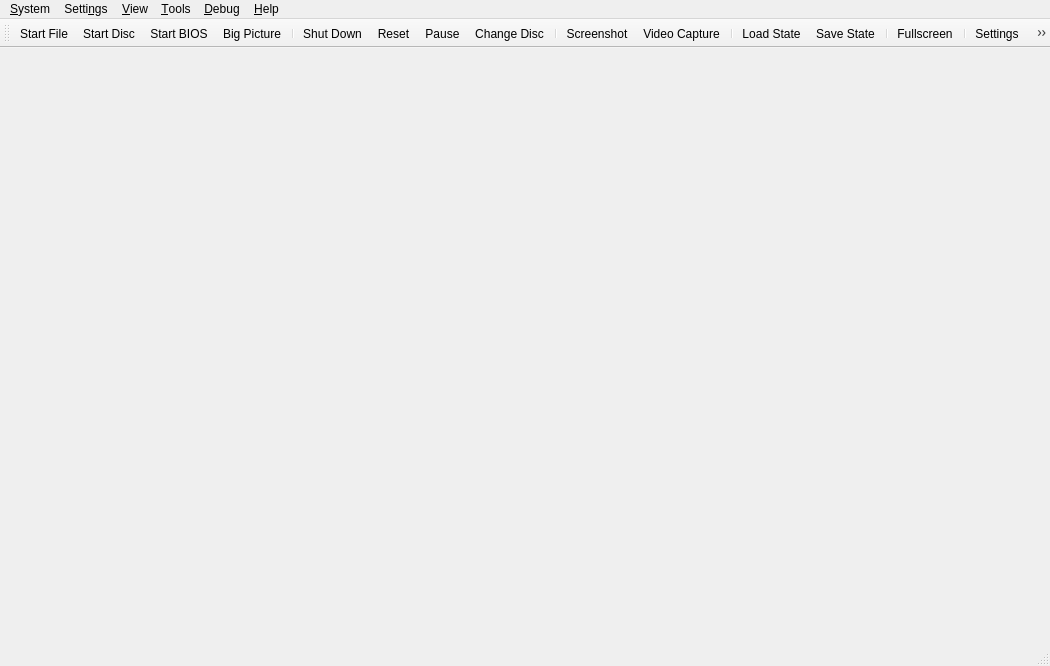
<?xml version="1.0" encoding="UTF-8"?>
<ui version="4.0">
 <class>MainWindow</class>
 <widget class="QMainWindow" name="MainWindow">
  <property name="geometry">
   <rect>
    <x>0</x>
    <y>0</y>
    <width>1050</width>
    <height>666</height>
   </rect>
  </property>
  <property name="acceptDrops">
   <bool>true</bool>
  </property>
  <property name="windowTitle">
   <string>PCSX2</string>
  </property>
  <property name="windowIcon">
   <iconset>
    <normalon>:/icons/AppIcon64.png</normalon>
   </iconset>
  </property>
  <property name="unifiedTitleAndToolBarOnMac">
   <bool>true</bool>
  </property>
  <widget class="QStackedWidget" name="mainContainer"/>
  <widget class="QMenuBar" name="menuBar">
   <property name="geometry">
    <rect>
     <x>0</x>
     <y>0</y>
     <width>1050</width>
     <height>27</height>
    </rect>
   </property>
   <widget class="QMenu" name="menuSystem">
    <property name="title">
     <string>&amp;System</string>
    </property>
    <widget class="QMenu" name="menuChangeDisc">
     <property name="title">
      <string>&amp;Change Disc</string>
     </property>
     <property name="icon">
      <iconset theme="disc-eject-line"/>
     </property>
     <actiongroup name="actionGroupChangeDiscSubImages"/>
     <addaction name="actionChangeDiscFromFile"/>
     <addaction name="actionChangeDiscFromDevice"/>
     <addaction name="actionChangeDiscFromGameList"/>
     <addaction name="actionRemoveDisc"/>
     <addaction name="separator"/>
    </widget>
    <widget class="QMenu" name="menuLoadState">
     <property name="title">
      <string>&amp;Load State</string>
     </property>
     <property name="icon">
      <iconset theme="floppy-out-line"/>
     </property>
    </widget>
    <widget class="QMenu" name="menuSaveState">
     <property name="title">
      <string>Sa&amp;ve State</string>
     </property>
     <property name="icon">
      <iconset theme="floppy-in-line"/>
     </property>
    </widget>
    <addaction name="actionStartFile"/>
    <addaction name="actionStartOneDrive"/>
    <addaction name="actionStartDisc"/>
    <addaction name="actionStartBios"/>
    <addaction name="actionStartFullscreenUI"/>
    <addaction name="separator"/>
    <addaction name="actionPowerOff"/>
    <addaction name="actionPowerOffWithoutSaving"/>
    <addaction name="actionReset"/>
    <addaction name="actionPause"/>
    <addaction name="menuChangeDisc"/>
    <addaction name="separator"/>
    <addaction name="actionScreenshot"/>
    <addaction name="actionVideoCapture"/>
    <addaction name="separator"/>
    <addaction name="menuLoadState"/>
    <addaction name="menuSaveState"/>
    <addaction name="separator"/>
    <addaction name="actionSettings"/> <!-- Please consult with macOS users before removing -->
    <addaction name="actionExit"/>
   </widget>
   <widget class="QMenu" name="menuSettings">
    <property name="title">
     <string>Setti&amp;ngs</string>
    </property>
    <addaction name="actionViewGameProperties"/>
    <addaction name="separator"/>
    <addaction name="actionInterfaceSettings"/>
    <addaction name="actionGameListSettings"/>
    <addaction name="actionBIOSSettings"/>
    <addaction name="actionEmulationSettings"/>
    <addaction name="actionGraphicsSettings"/>
    <addaction name="actionAudioSettings"/>
    <addaction name="actionMemoryCardSettings"/>
    <addaction name="actionDEV9Settings"/>
    <addaction name="actionFolderSettings"/>
    <addaction name="actionAchievementSettings"/>
    <addaction name="actionControllerSettings"/>
    <addaction name="actionHotkeySettings"/>
    <addaction name="separator"/>
    <addaction name="actionAddGameDirectory"/>
    <addaction name="actionScanForNewGames"/>
    <addaction name="actionRescanAllGames"/>
   </widget>
   <widget class="QMenu" name="menuHelp">
    <property name="title">
     <string>&amp;Help</string>
    </property>
    <addaction name="actionGitHubRepository"/>
    <addaction name="actionSupportForums"/>
    <addaction name="actionWiki"/>
    <addaction name="actionDocumentation"/>
    <addaction name="actionDiscordServer"/>
    <addaction name="separator"/>
    <addaction name="actionCheckForUpdates"/>
    <addaction name="separator"/>
    <addaction name="actionAboutQt"/>
    <addaction name="actionAbout"/>
   </widget>
   <widget class="QMenu" name="menuDebug">
    <property name="title">
     <string>&amp;Debug</string>
    </property>
    <widget class="QMenu" name="menuDebugSwitchRenderer">
     <property name="title">
      <string>&amp;Switch Renderer</string>
     </property>
     <property name="icon">
      <iconset theme="brush-line"/>
     </property>
    </widget>
    <addaction name="menuDebugSwitchRenderer"/>
    <addaction name="separator"/>
    <addaction name="actionDebugger"/>
    <addaction name="separator"/>
    <addaction name="actionEnableLogTimestamps"/>
    <addaction name="separator"/>
    <addaction name="actionEnableEEConsoleLogging"/>
    <addaction name="actionEnableIOPConsoleLogging"/>
    <addaction name="actionEnableCDVDVerboseReads"/>
   </widget>
   <widget class="QMenu" name="menuView">
    <property name="title">
     <string>&amp;View</string>
    </property>
    <widget class="QMenu" name="menuWindowSize">
     <property name="title">
      <string>&amp;Window Size</string>
     </property>
     <property name="icon">
      <iconset theme="window-2-line"/>
     </property>
    </widget>
    <addaction name="actionViewToolbar"/>
    <addaction name="actionViewLockToolbar"/>
    <addaction name="actionViewStatusBar"/>
    <addaction name="actionViewStatusBarVerbose"/>
    <addaction name="separator"/>
    <addaction name="actionViewGameList"/>
    <addaction name="actionViewGameGrid"/>
    <addaction name="actionViewSystemDisplay"/>
    <addaction name="separator"/>
    <addaction name="actionFullscreen"/>
    <addaction name="menuWindowSize"/>
    <addaction name="separator"/>
    <addaction name="actionGridViewShowTitles"/>
    <addaction name="actionGridViewZoomIn"/>
    <addaction name="actionGridViewZoomOut"/>
    <addaction name="actionGridViewRefreshCovers"/>
   </widget>
   <widget class="QMenu" name="menuTools">
    <property name="title">
     <string>&amp;Tools</string>
    </property>
    <widget class="QMenu" name="menuInputRecording">
     <property name="title">
      <string>&amp;Input Recording</string>
     </property>
     <property name="icon">
      <iconset theme="keyboard-line"/>
     </property>
     <addaction name="actionInputRecNew"/>
     <addaction name="actionInputRecPlay"/>
     <addaction name="actionInputRecStop"/>
     <addaction name="separator"/>
     <addaction name="actionInputRecOpenViewer"/>
     <addaction name="separator"/>
     <addaction name="actionInputRecConsoleLogs"/>
     <addaction name="actionInputRecControllerLogs"/>
    </widget>
    <addaction name="actionOpenDataDirectory"/>
    <addaction name="actionCoverDownloader"/>
    <addaction name="actionToggleSoftwareRendering"/>
    <addaction name="separator"/>
    <addaction name="actionEditCheats"/>
    <addaction name="actionEditPatches"/>
    <addaction name="actionReloadPatches"/>
    <addaction name="separator"/>
    <addaction name="menuInputRecording"/>
    <addaction name="separator"/>
    <addaction name="actionEnableSystemConsole"/>
    <addaction name="actionEnableDebugConsole"/>
    <addaction name="actionEnableLogWindow"/>
    <addaction name="actionEnableFileLogging"/>
    <addaction name="actionEnableVerboseLogging"/>
    <addaction name="separator"/>
    <addaction name="actionShowAdvancedSettings"/>
    <addaction name="actionSaveBlockDump"/>
    <addaction name="actionSaveGSDump"/>
   </widget>
   <addaction name="menuSystem"/>
   <addaction name="menuSettings"/>
   <addaction name="menuView"/>
   <addaction name="menuTools"/>
   <addaction name="menuDebug"/>
   <addaction name="menuHelp"/>
  </widget>
  <widget class="QToolBar" name="toolBar">
   <property name="visible">
    <bool>true</bool>
   </property>
   <property name="windowTitle">
    <string>Toolbar</string>
   </property>
   <property name="iconSize">
    <size>
     <width>32</width>
     <height>32</height>
    </size>
   </property>
   <property name="toolButtonStyle">
    <enum>Qt::ToolButtonStyle::ToolButtonTextUnderIcon</enum>
   </property>
   <attribute name="toolBarArea">
    <enum>TopToolBarArea</enum>
   </attribute>
   <attribute name="toolBarBreak">
    <bool>false</bool>
   </attribute>
   <addaction name="actionToolbarStartFile"/>
   <addaction name="actionToolbarStartDisc"/>
   <addaction name="actionToolbarStartBios"/>
   <addaction name="actionToolbarStartFullscreenUI"/>
   <addaction name="separator"/>
   <addaction name="actionToolbarPowerOff"/>
   <addaction name="actionToolbarReset"/>
   <addaction name="actionToolbarPause"/>
   <addaction name="actionToolbarChangeDisc"/>
   <addaction name="separator"/>
   <addaction name="actionToolbarScreenshot"/>
   <addaction name="actionVideoCapture"/>
   <addaction name="separator"/>
   <addaction name="actionToolbarLoadState"/>
   <addaction name="actionToolbarSaveState"/>
   <addaction name="separator"/>
   <addaction name="actionToolbarFullscreen"/>
   <addaction name="separator"/>
   <addaction name="actionToolbarSettings"/>
   <addaction name="actionToolbarControllerSettings"/>
  </widget>
  <widget class="QStatusBar" name="statusBar"/>
  <action name="actionStartFile">
   <property name="icon">
    <iconset theme="file-line"/>
   </property>
   <property name="text">
    <string>Start &amp;File...</string>
   </property>
  </action>
  <action name="actionToolbarStartFile">
   <property name="icon">
    <iconset theme="file-line"/>
   </property>
   <property name="text">
    <string comment="In Toolbar">Start File</string>
   </property>
  </action>
  <action name="actionStartOneDrive">
   <property name="icon">
    <iconset theme="cloud-line"/>
   </property>
   <property name="text">
    <string>Start &amp;OneDrive ISO...</string>
   </property>
   <property name="toolTip">
    <string>Stream an ISO file directly from OneDrive</string>
   </property>
  </action>
  <action name="actionStartDisc">
   <property name="icon">
    <iconset theme="disc-2-line"/>
   </property>
   <property name="text">
    <string>Start D&amp;isc...</string>
   </property>
  </action>
  <action name="actionToolbarStartDisc">
   <property name="icon">
    <iconset theme="disc-2-line"/>
   </property>
   <property name="text">
    <string comment="In Toolbar">Start Disc</string>
   </property>
  </action>
  <action name="actionStartBios">
   <property name="icon">
    <iconset theme="chip-line"/>
   </property>
   <property name="text">
    <string>Start &amp;BIOS</string>
   </property>
  </action>
  <action name="actionToolbarStartBios">
   <property name="icon">
    <iconset theme="chip-line"/>
   </property>
   <property name="text">
    <string comment="In Toolbar">Start BIOS</string>
   </property>
  </action>
  <action name="actionScanForNewGames">
   <property name="icon">
    <iconset theme="file-search-line"/>
   </property>
   <property name="text">
    <string>&amp;Scan For New Games</string>
   </property>
  </action>
  <action name="actionRescanAllGames">
   <property name="icon">
    <iconset theme="refresh-line"/>
   </property>
   <property name="text">
    <string>&amp;Rescan All Games</string>
   </property>
  </action>
  <action name="actionPowerOff">
   <property name="icon">
    <iconset theme="shut-down-line"/>
   </property>
   <property name="text">
    <string>Shut &amp;Down</string>
   </property>
  </action>
  <action name="actionToolbarPowerOff">
   <property name="icon">
    <iconset theme="shut-down-line"/>
   </property>
   <property name="text">
    <string comment="In Toolbar">Shut Down</string>
   </property>
  </action>
  <action name="actionPowerOffWithoutSaving">
   <property name="icon">
    <iconset theme="close-line"/>
   </property>
   <property name="text">
    <string>Shut Down &amp;Without Saving</string>
   </property>
  </action>
  <action name="actionReset">
   <property name="icon">
    <iconset theme="restart-line"/>
   </property>
   <property name="text">
    <string>&amp;Reset</string>
   </property>
  </action>
  <action name="actionToolbarReset">
   <property name="icon">
    <iconset theme="restart-line"/>
   </property>
   <property name="text">
    <string comment="In Toolbar">Reset</string>
   </property>
  </action>
  <action name="actionPause">
   <property name="checkable">
    <bool>true</bool>
   </property>
   <property name="icon">
    <iconset theme="pause-line"/>
   </property>
   <property name="text">
    <string>&amp;Pause</string>
   </property>
  </action>
  <action name="actionToolbarPause">
   <property name="checkable">
    <bool>true</bool>
   </property>
   <property name="icon">
    <iconset theme="pause-line"/>
   </property>
   <property name="text">
    <string comment="In Toolbar">Pause</string>
   </property>
  </action>
  <action name="actionToolbarLoadState">
   <property name="icon">
    <iconset theme="floppy-out-line"/>
   </property>
   <property name="text">
    <string comment="In Toolbar">Load State</string>
   </property>
  </action>
  <action name="actionToolbarSaveState">
   <property name="icon">
    <iconset theme="floppy-in-line"/>
   </property>
   <property name="text">
    <string comment="In Toolbar">Save State</string>
   </property>
  </action>
  <action name="actionExit">
   <property name="icon">
    <iconset theme="door-open-line"/>
   </property>
   <property name="text">
    <string>E&amp;xit</string>
   </property>
  </action>
  <action name="actionBIOSSettings">
   <property name="icon">
    <iconset theme="chip-line"/>
   </property>
   <property name="text">
    <string>&amp;BIOS</string>
   </property>
  </action>
  <action name="actionEmulationSettings">
   <property name="icon">
    <iconset theme="emulation-line"/>
   </property>
   <property name="text">
    <string>&amp;Emulation</string>
   </property>
  </action>
  <action name="actionControllerSettings">
   <property name="icon">
    <iconset theme="controller-line"/>
   </property>
   <property name="text">
    <string>&amp;Controllers</string>
   </property>
  </action>
  <action name="actionToolbarControllerSettings">
   <property name="icon">
    <iconset theme="controller-line"/>
   </property>
   <property name="text">
    <string comment="In Toolbar">Controllers</string>
   </property>
  </action>
  <action name="actionHotkeySettings">
   <property name="icon">
    <iconset theme="keyboard-line"/>
   </property>
   <property name="text">
    <string>&amp;Hotkeys</string>
   </property>
  </action>
  <action name="actionGraphicsSettings">
   <property name="icon">
    <iconset theme="image-fill"/>
   </property>
   <property name="text">
    <string>&amp;Graphics</string>
   </property>
  </action>
  <action name="actionAchievementSettings">
   <property name="icon">
    <iconset theme="trophy-line"/>
   </property>
   <property name="text">
    <string>Achie&amp;vements</string>
   </property>
  </action>
  <action name="actionPostProcessingSettings">
   <property name="text">
    <string>&amp;Post-Processing Settings...</string>
   </property>
  </action>
  <action name="actionFullscreen">
   <property name="icon">
    <iconset theme="fullscreen-line"/>
   </property>
   <property name="text">
    <string>&amp;Fullscreen</string>
   </property>
  </action>
  <action name="actionToolbarFullscreen">
   <property name="icon">
    <iconset theme="fullscreen-line"/>
   </property>
   <property name="text">
    <string comment="In Toolbar">Fullscreen</string>
   </property>
  </action>
  <action name="actionResolution_Scale">
   <property name="text">
    <string>Resolution Scale</string>
   </property>
  </action>
  <action name="actionGitHubRepository">
   <property name="icon">
    <iconset theme="github"/>
   </property>
   <property name="text">
    <string>&amp;GitHub Repository...</string>
   </property>
  </action>
  <action name="actionSupportForums">
   <property name="icon">
    <iconset theme="at"/>
   </property>
   <property name="text">
    <string>Support &amp;Forums...</string>
   </property>
  </action>
  <action name="actionWiki">
   <property name="icon">
    <iconset theme="book"/>
   </property>
   <property name="text">
    <string>PCSX2 &amp;Wiki...</string>
   </property>
  </action>
  <action name="actionDocumentation">
   <property name="icon">
    <iconset theme="booklet"/>
   </property>
   <property name="text">
    <string>D&amp;ocumentation...</string>
   </property>
  </action>
  <action name="actionDiscordServer">
   <property name="icon">
    <iconset theme="discord"/>
   </property>
   <property name="text">
    <string>&amp;Discord Server...</string>
   </property>
  </action>
  <action name="actionCheckForUpdates">
   <property name="icon">
    <iconset theme="download-2-line"/>
   </property>
   <property name="text">
    <string>Check for &amp;Updates...</string>
   </property>
  </action>
  <action name="actionAboutQt">
   <property name="icon">
    <iconset resource="resources/resources.qrc">
     <normaloff>:/icons/QT.png</normaloff>:/icons/QT.png</iconset>
   </property>
   <property name="text">
    <string>About &amp;Qt...</string>
   </property>
  </action>
  <action name="actionAbout">
   <property name="icon">
    <iconset resource="resources/resources.qrc">
     <normaloff>:/icons/AppIcon64.png</normaloff>:/icons/AppIcon64.png</iconset>
   </property>
   <property name="text">
    <string>&amp;About PCSX2...</string>
   </property>
  </action>
  <action name="actionToolbarChangeDisc">
   <property name="icon">
    <iconset theme="disc-eject-line"/>
   </property>
   <property name="text">
    <string comment="In Toolbar">Change Disc...</string>
   </property>
  </action>
  <action name="actionAudioSettings">
   <property name="icon">
    <iconset theme="volume-up-line"/>
   </property>
   <property name="text">
    <string>&amp;Audio</string>
   </property>
  </action>
  <action name="actionGameListSettings">
   <property name="icon">
    <iconset theme="folder-open-line"/>
   </property>
   <property name="text">
    <string>Game &amp;List</string>
   </property>
  </action>
  <action name="actionInterfaceSettings">
   <property name="icon">
    <iconset theme="interface-line"/>
   </property>
   <property name="text">
    <string>&amp;Interface</string>
   </property>
  </action>
  <action name="actionAddGameDirectory">
   <property name="icon">
    <iconset theme="folder-add-line"/>
   </property>
   <property name="text">
    <string>Add Game &amp;Directory...</string>
   </property>
  </action>
  <action name="actionSettings">
   <property name="icon">
    <iconset theme="settings-3-line"/>
   </property>
   <property name="text">
    <string>S&amp;ettings</string>
   </property>
   <property name="menuRole">
    <enum>QAction::MenuRole::PreferencesRole</enum>
   </property>
  </action>
  <action name="actionToolbarSettings">
   <property name="icon">
    <iconset theme="settings-3-line"/>
   </property>
   <property name="text">
    <string comment="In Toolbar">Settings</string>
   </property>
   <property name="menuRole">
    <enum>QAction::MenuRole::PreferencesRole</enum>
   </property>
  </action>
  <action name="actionChangeDiscFromFile">
   <property name="text">
    <string>&amp;From File...</string>
   </property>
  </action>
  <action name="actionChangeDiscFromDevice">
   <property name="text">
    <string>From &amp;Device...</string>
   </property>
  </action>
  <action name="actionChangeDiscFromGameList">
   <property name="text">
    <string>From &amp;Game List...</string>
   </property>
  </action>
  <action name="actionRemoveDisc">
   <property name="text">
    <string>&amp;Remove Disc</string>
   </property>
  </action>
  <action name="actionGlobal_State">
   <property name="text">
    <string>Global State</string>
   </property>
  </action>
  <action name="actionScreenshot">
   <property name="icon">
    <iconset theme="screenshot-2-line"/>
   </property>
   <property name="text">
    <string>&amp;Screenshot</string>
   </property>
  </action>
  <action name="actionToolbarScreenshot">
   <property name="icon">
    <iconset theme="screenshot-2-line"/>
   </property>
   <property name="text">
    <string comment="In Toolbar">Screenshot</string>
   </property>
  </action>
  <action name="actionMemoryCardSettings">
   <property name="icon">
    <iconset theme="memcard-line"/>
   </property>
   <property name="text">
    <string>&amp;Memory Cards</string>
   </property>
  </action>
  <action name="actionDEV9Settings">
   <property name="icon">
    <iconset theme="global-line"/>
   </property>
   <property name="text">
    <string>&amp;Network &amp;&amp; HDD</string>
   </property>
  </action>
  <action name="actionFolderSettings">
   <property name="icon">
    <iconset theme="folder-settings-line"/>
   </property>
   <property name="text">
    <string>&amp;Folders</string>
   </property>
  </action>
  <action name="actionViewToolbar">
   <property name="checkable">
    <bool>true</bool>
   </property>
   <property name="checked">
    <bool>true</bool>
   </property>
   <property name="text">
    <string>&amp;Toolbar</string>
   </property>
  </action>
  <action name="actionViewLockToolbar">
   <property name="checkable">
    <bool>true</bool>
   </property>
   <property name="checked">
    <bool>false</bool>
   </property>
   <property name="text">
    <string>Loc&amp;k Toolbar</string>
   </property>
  </action>
  <action name="actionViewStatusBar">
   <property name="checkable">
    <bool>true</bool>
   </property>
   <property name="checked">
    <bool>true</bool>
   </property>
   <property name="text">
    <string>&amp;Status Bar</string>
   </property>
  </action>
  <action name="actionViewStatusBarVerbose">
   <property name="checkable">
    <bool>true</bool>
   </property>
   <property name="checked">
    <bool>true</bool>
   </property>
   <property name="text">
    <string>&amp;Verbose Status</string>
   </property>
  </action>
  <action name="actionViewGameList">
   <property name="icon">
    <iconset theme="list-check"/>
   </property>
   <property name="text">
    <string>Game &amp;List</string>
   </property>
  </action>
  <action name="actionViewSystemDisplay">
   <property name="enabled">
    <bool>false</bool>
   </property>
   <property name="icon">
    <iconset theme="tv-2-line"/>
   </property>
   <property name="text">
    <string extracomment="This grayed-out at first option will become available while there is a game emulated and the game list is displayed over the actual emulation, to let users display the system emulation once more.">System &amp;Display</string>
   </property>
  </action>
  <action name="actionViewGameProperties">
   <property name="enabled">
    <bool>false</bool>
   </property>
   <property name="icon">
    <iconset theme="file-settings-line"/>
   </property>
   <property name="text">
    <string>Game &amp;Properties</string>
   </property>
  </action>
  <action name="actionViewGameGrid">
   <property name="icon">
    <iconset theme="function-line"/>
   </property>
   <property name="text">
    <string>Game &amp;Grid</string>
   </property>
  </action>
  <action name="actionGridViewShowTitles">
   <property name="checkable">
    <bool>true</bool>
   </property>
   <property name="checked">
    <bool>true</bool>
   </property>
   <property name="icon">
    <iconset theme="price-tag-3-line"/>
   </property>
   <property name="text">
    <string>Show Titl&amp;es (Grid View)</string>
   </property>
  </action>
  <action name="actionGridViewZoomIn">
   <property name="icon">
    <iconset theme="zoom-in-line"/>
   </property>
   <property name="text">
    <string>Zoom &amp;In (Grid View)</string>
   </property>
   <property name="shortcut">
    <string>Ctrl++</string>
   </property>
  </action>
  <action name="actionGridViewZoomOut">
   <property name="icon">
    <iconset theme="zoom-out-line"/>
   </property>
   <property name="text">
    <string>Zoom &amp;Out (Grid View)</string>
   </property>
   <property name="shortcut">
    <string>Ctrl+-</string>
   </property>
  </action>
  <action name="actionGridViewRefreshCovers">
   <property name="icon">
    <iconset theme="refresh-line"/>
   </property>
   <property name="text">
    <string>Refresh &amp;Covers (Grid View)</string>
   </property>
  </action>
  <action name="actionOpen_Memory_Card_Directory">
   <property name="icon">
    <iconset theme="memcard-line"/>
   </property>
   <property name="text">
    <string>Open Memory Card Directory...</string>
   </property>
  </action>
  <action name="actionOpenDataDirectory">
   <property name="icon">
    <iconset theme="folder-open-line"/>
   </property>
   <property name="text">
    <string>&amp;Open Data Directory...</string>
   </property>
  </action>
  <action name="actionToggleSoftwareRendering">
   <property name="icon">
    <iconset theme="brush-line"/>
   </property>
   <property name="text">
    <string>&amp;Toggle Software Rendering</string>
   </property>
  </action>
  <action name="actionDebugger">
   <property name="icon">
    <iconset theme="heart-circle-line"/>
   </property>
   <property name="text">
    <string>&amp;Open Debugger</string>
   </property>
  </action>
  <action name="actionReloadPatches">
   <property name="icon">
    <iconset theme="refresh-line"/>
   </property>
   <property name="text">
    <string>&amp;Reload Cheats/Patches</string>
   </property>
  </action>
  <action name="actionEnableSystemConsole">
   <property name="checkable">
    <bool>true</bool>
   </property>
   <property name="text">
    <string>E&amp;nable System Console</string>
   </property>
  </action>
  <action name="actionEnableDebugConsole">
   <property name="checkable">
    <bool>true</bool>
   </property>
   <property name="text">
    <string>Enable &amp;Debug Console</string>
   </property>
  </action>
  <action name="actionEnableLogWindow">
   <property name="checkable">
    <bool>true</bool>
   </property>
   <property name="text">
    <string>Enable &amp;Log Window</string>
   </property>
  </action>
  <action name="actionEnableVerboseLogging">
   <property name="checkable">
    <bool>true</bool>
   </property>
   <property name="text">
    <string>Enable &amp;Verbose Logging</string>
   </property>
  </action>
  <action name="actionEnableEEConsoleLogging">
   <property name="checkable">
    <bool>true</bool>
   </property>
   <property name="text">
    <string>Enable EE Console &amp;Logging</string>
   </property>
  </action>
  <action name="actionEnableIOPConsoleLogging">
   <property name="checkable">
    <bool>true</bool>
   </property>
   <property name="text">
    <string>Enable &amp;IOP Console Logging</string>
   </property>
  </action>
  <action name="actionSaveGSDump">
   <property name="icon">
    <iconset theme="save-3-line"/>
   </property>
   <property name="text">
    <string>Save Single Frame &amp;GS Dump</string>
   </property>
  </action>
  <action name="actionInputRecNew">
   <property name="enabled">
    <bool>false</bool>
   </property>
   <property name="text">
    <string extracomment="This section refers to the Input Recording submenu.">&amp;New</string>
   </property>
  </action>
  <action name="actionInputRecPlay">
   <property name="enabled">
    <bool>false</bool>
   </property>
   <property name="text">
    <string extracomment="This section refers to the Input Recording submenu.">&amp;Play</string>
   </property>
  </action>
  <action name="actionInputRecStop">
   <property name="enabled">
    <bool>false</bool>
   </property>
   <property name="text">
    <string extracomment="This section refers to the Input Recording submenu.">&amp;Stop</string>
   </property>
  </action>
  <action name="actionRecording_Console_Logs">
   <property name="text">
    <string>Input Recording Logs</string>
   </property>
  </action>
  <action name="actionInputRecControllerLogs">
   <property name="checkable">
    <bool>true</bool>
   </property>
   <property name="text">
    <string>&amp;Controller Logs</string>
   </property>
  </action>
  <action name="actionInputRecConsoleLogs">
   <property name="checkable">
    <bool>true</bool>
   </property>
   <property name="text">
    <string>&amp;Input Recording Logs</string>
   </property>
  </action>
  <action name="actionEnableFileLogging">
   <property name="checkable">
    <bool>true</bool>
   </property>
   <property name="text">
    <string>Enable &amp;File Logging</string>
   </property>
  </action>
  <action name="actionEnableCDVDVerboseReads">
   <property name="checkable">
    <bool>true</bool>
   </property>
   <property name="text">
    <string>Enable &amp;CDVD Read Logging</string>
   </property>
  </action>
  <action name="actionSaveBlockDump">
   <property name="checkable">
    <bool>true</bool>
   </property>
   <property name="text">
    <string>Save CDVD &amp;Block Dump</string>
   </property>
  </action>
  <action name="actionEnableLogTimestamps">
   <property name="checkable">
    <bool>true</bool>
   </property>
   <property name="text">
    <string>&amp;Enable Log Timestamps</string>
   </property>
  </action>
  <action name="actionStartFullscreenUI">
   <property name="icon">
    <iconset theme="tv-2-line"/>
   </property>
   <property name="text">
    <string>Start Big Picture &amp;Mode</string>
   </property>
  </action>
  <action name="actionToolbarStartFullscreenUI">
   <property name="icon">
    <iconset theme="tv-2-line"/>
   </property>
   <property name="text">
    <string comment="In Toolbar">Big Picture</string>
   </property>
  </action>
  <action name="actionCoverDownloader">
   <property name="icon">
    <iconset theme="artboard-2-line"/>
   </property>
   <property name="text">
    <string>&amp;Cover Downloader...</string>
   </property>
  </action>
  <action name="actionShowAdvancedSettings">
   <property name="checkable">
    <bool>true</bool>
   </property>
   <property name="text">
    <string>&amp;Show Advanced Settings</string>
   </property>
  </action>
  <action name="actionInputRecOpenViewer">
   <property name="text">
    <string>&amp;Recording Viewer</string>
   </property>
  </action>
  <action name="actionVideoCapture">
   <property name="checkable">
    <bool>true</bool>
   </property>
   <property name="icon">
    <iconset theme="camera-video"/>
   </property>
   <property name="text">
    <string>&amp;Video Capture</string>
   </property>
  </action>
  <action name="actionEditCheats">
   <property name="icon">
    <iconset theme="pencil-line"/>
   </property>
   <property name="text">
    <string>&amp;Edit Cheats...</string>
   </property>
  </action>
  <action name="actionEditPatches">
   <property name="icon">
    <iconset theme="pencil-line"/>
   </property>
   <property name="text">
    <string>Edit &amp;Patches...</string>
   </property>
  </action>
 </widget>
 <resources>
  <include location="resources/resources.qrc"/>
 </resources>
 <connections/>
</ui>
